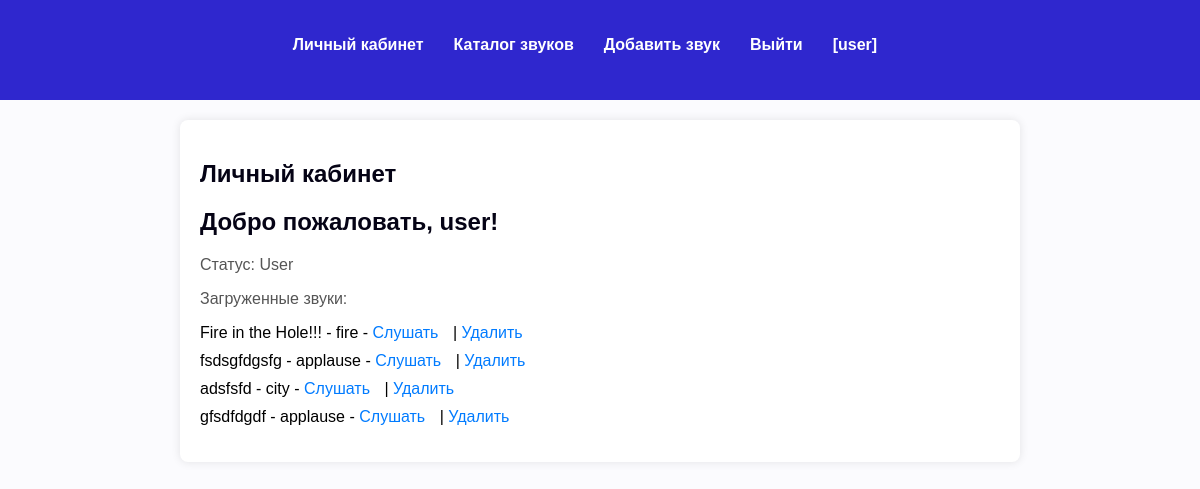
The app's page /dashboard.php (signed in) with its own data.
### tables this page shows
CREATE TABLE `sounds` (
  `id` int(11) NOT NULL,
  `category` varchar(255) DEFAULT NULL,
  `title` varchar(255) DEFAULT NULL,
  `file_path` varchar(255) DEFAULT NULL,
  `user_id` int(11) DEFAULT NULL,
  `created_at` timestamp NOT NULL DEFAULT current_timestamp(),
  `description` varchar(255) DEFAULT NULL
);

### dashboard.php (the view, shortened to what this page needs)
<!DOCTYPE html>
<html lang="en">
<head>
    <link rel="stylesheet" href="style.css">
</head>
<body>
    <?php include('header.php'); ?>
    <div class="container">
    <h2>Личный кабинет</h2>
    <?php
    include('db_config.php');
    $user_id = $_SESSION['user_id'];
    $is_admin = $_SESSION['is_admin'];
    echo '<h2>Добро пожаловать, ' . $_SESSION['username'] . '!</h2>';
    echo '<p>Статус: ' . ($is_admin ? 'Administrator' : 'User') . '</p>';
        echo '<p>Загруженные звуки:</p>';
        $sql_sounds = "SELECT * FROM sounds WHERE user_id = ?";
        $stmt_sounds = $conn->prepare($sql_sounds);
        $stmt_sounds->bind_param("i", $user_id);
        $stmt_sounds->execute();
        $result_sounds = $stmt_sounds->get_result();
        if ($result_sounds->num_rows > 0) {
            echo '<ul>';
            while ($sound = $result_sounds->fetch_assoc()) {
                echo '<li>' . $sound['title'] . ' - ' . $sound['category'] . ' - <a href="listen_sound.php?id=' . $sound['id'] . '">Слушать</a> | <a href="delete_sound.php?id=' . $sound['id'] . '">Удалить</a></li>';
            }
            echo '</ul>';
        } else {
            echo '<p>Загруженных звуков нет.</p>';
        }
    ?>
    </div>
</body>
</html>

### style.css (style rules this page uses)
body { margin: 0; padding: 0; font-family: Arial, sans-serif; background-color: #FBFBFE; }
h2 { color: #050315; }
.container { max-width: 800px; margin: 20px auto; background-color: #fff; padding: 20px; border-radius: 8px; box-shadow: 0 0 10px rgba(0, 0, 0, 0.1); }
p { color: #555; }
ul { list-style: none; padding: 0; }
li { margin-bottom: 10px; }
a { text-decoration: none; color: #007bff; margin-right: 10px; }

### records on screen
sounds: title "Fire in the Hole!!!", category "fire"
sounds: title "fsdsgfdgsfg", category "applause"
sounds: title "adsfsfd", category "city"
sounds: title "gfsdfdgdf", category "applause"

### other values on screen
$_SESSION['username'] "user"
